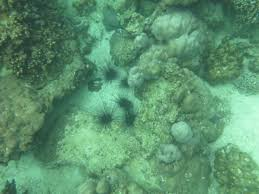
#> input picture images.jfif, 259 x 194 px
$ python UnderWaterImageEnhancement.py   (older library calls are emulated)
#> lines starting #> are read from the running program, lines starting #| are printed output that depends on the picture; long printed decimals are rounded
#> further down, image is the input picture: shape (194, 259, 3); mean R, G, B 92.8, 147.2, 111.2
from skimage.io import imread, imshow
from skimage.util import img_as_ubyte, img_as_float, img_as_uint
import skimage.filters
import matplotlib.pyplot as plt
import numpy as np


def whitePatchAlgorithm(image, percentile = 100):

    whitePatchImage = img_as_ubyte((image*1.0 /
                                      np.percentile(image, percentile, axis=(0, 1))).clip(0, 1))

    return whitePatchImage


def gray_world(image):

   #  print(image.mean(axis=(0, 1)))
    # print(image.mean())
    image_grayworld = ((image * (image.mean() /
                                 image.mean(axis=(0, 1)))).
                       clip(0, 255).astype('uint8'))
    # for images having a transparency channel

    if image.shape[2] == 4:
        image_grayworld[:, :, 3] = 255
    return image_grayworld


def redChannelCompnesation(image):

    floatImage = img_as_float(image)
    #print(floatImage.shape[0])
    channelMeans  = floatImage.mean(axis=(0, 1))
#> channelMeans = [0.364, 0.577, 0.436]
    print(channelMeans)
#| [0.3638 0.5773 0.4361]
    redChannelCompensatedImage = floatImage
    # print(1 - redChannelCompensatedImage[0])
   #  print(redChannelCompensatedImage[0].shape)


    for i in range(0, redChannelCompensatedImage.shape[0]):

        for j in range(0, redChannelCompensatedImage.shape[1]):

            redChannelCompensatedImage[i][j][0] = redChannelCompensatedImage[i][j][0] + \
                                                  1*(channelMeans[1] - channelMeans[0])*(1 - redChannelCompensatedImage[i][j][0])*redChannelCompensatedImage[i][j][1]
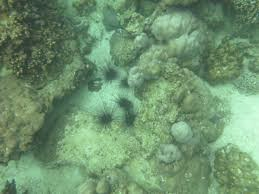
#> redChannelCompensatedImage: shape (194, 259, 3) float64; mean R, G, B 0.438, 0.577, 0.436


    print(redChannelCompensatedImage.mean(axis=(0, 1)))
#| [0.4384 0.5773 0.4361]
    return img_as_ubyte(redChannelCompensatedImage)
#> in gray_world, `image_grayworld = ((image * (image.mean() / image.mean(axis=(0, 1))))...`:
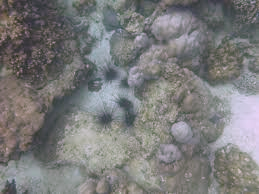
#> image_grayworld: shape (194, 259, 3); mean R, G, B 122.9, 122.9, 122.9


def gammaCorrection(image, gamma=1.0):
#> called with gamma = 2
    return (image/255)**(gamma)


image = imread("images.jfif")
redChannelCompnesatedImage = redChannelCompnesation(image)
grayWorldImage = gray_world(redChannelCompnesatedImage)
gammaCorrectedImage = gammaCorrection(grayWorldImage, 2)
filteredImage = 2*img_as_float(grayWorldImage) - skimage.filters.gaussian(grayWorldImage, 1, multichannel=False)
print(filteredImage)
#> (printed output is left out)
# [8 lines of commented-out code are left out]


fig0, ax0 = plt.subplots(3, 3, sharex='all', sharey='all')

ax0[0][0].imshow(image)
ax0[0][1].imshow(whitePatchAlgorithm(image, 95))
#> in whitePatchAlgorithm, `whitePatchImage = img_as_ubyte((image*1.0 / np.percentile(image, perce..`:
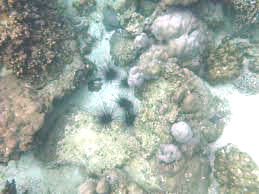
#> whitePatchImage: shape (194, 259, 3); mean R, G, B 162.3, 173.4, 164.9
ax0[0][2].imshow(redChannelCompnesatedImage)
ax0[1][0].imshow(grayWorldImage)
ax0[1][1].imshow(gammaCorrection(grayWorldImage, 0.5))
#> call 2 of gammaCorrection, with gamma = 0.5
#> in gammaCorrection (call 2), `return (image/255)**(gamma)`:
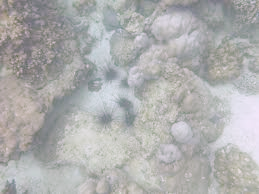
#> returned value: shape (194, 259, 3) float64; mean of channels 0, 1, 2 0.687, 0.688, 0.687; drawn as R, G, B
ax0[1][2].imshow(gammaCorrection(grayWorldImage, 1))
ax0[2][0].imshow(gammaCorrection(grayWorldImage, 1.5))
#> call 4 of gammaCorrection, with gamma = 1.5
#> in gammaCorrection (call 4), `return (image/255)**(gamma)`:
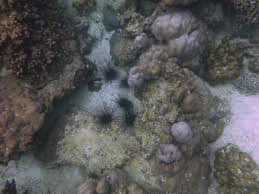
#> returned value: shape (194, 259, 3) float64; mean of channels 0, 1, 2 0.345, 0.344, 0.345; drawn as R, G, B
ax0[2][1].imshow(gammaCorrection(grayWorldImage, 2))
ax0[2][2].imshow(gammaCorrection(grayWorldImage, 2.5))
#> in gammaCorrection (call 6), `return (image/255)**(gamma)`:
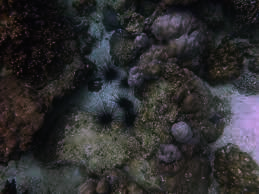
#> returned value: shape (194, 259, 3) float64; mean of channels 0, 1, 2 0.185, 0.183, 0.189; drawn as R, G, B

fig1, ax1 = plt.subplots(1, 2)

ax1[0].imshow(grayWorldImage)
ax1[1].imshow(filteredImage)

plt.show()
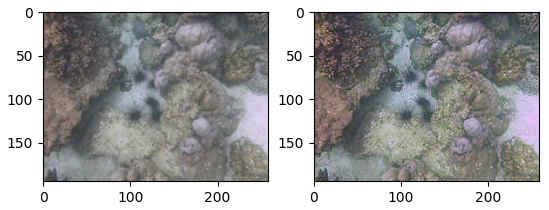
#> figure drawn by matplotlib, 2 panels

$ run again, with Image3.jfif copied over images.jfif
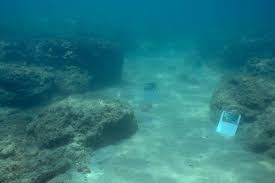
#> input picture Image3.jfif, 275 x 183 px
#> image is the input picture: shape (183, 275, 3); mean R, G, B 41.4, 121.8, 127.5
#> channelMeans = [0.162, 0.478, 0.5]
#| [0.1623 0.4776 0.5001]
#> after the loop in redChannelCompnesation, `for i in range(0, redChannelCompensatedImage.shape[0]):`:
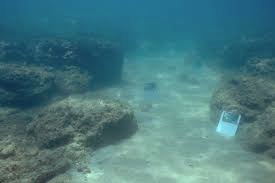
#> redChannelCompensatedImage: shape (183, 275, 3) float64; mean R, G, B 0.283, 0.478, 0.5
#| [0.2835 0.4776 0.5001]
#> (printed output is left out)
#> `plt.show()`:
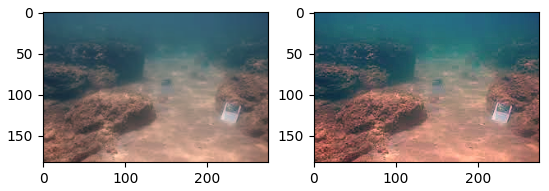
#> figure drawn by matplotlib, 2 panels

$ run again, with download (2).jfif copied over images.jfif
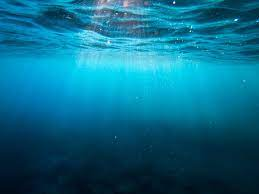
#> input picture download (2).jfif, 259 x 194 px
#> image is the input picture: shape (194, 259, 3); mean R, G, B 10.9, 105.8, 135.9
#> channelMeans = [0.0428, 0.415, 0.533]
#| [0.0428 0.415 0.5329 ]
#> after the loop in redChannelCompnesation, `for i in range(0, redChannelCompensatedImage.shape[0]):`:
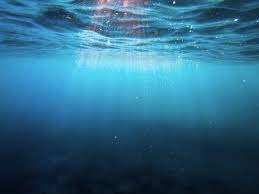
#> redChannelCompensatedImage: shape (194, 259, 3) float64; mean R, G, B 0.187, 0.415, 0.533
#| [0.1868 0.415 0.5329 ]
#> (printed output is left out)
#> `plt.show()`:
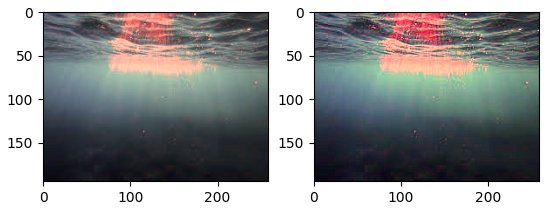
#> figure drawn by matplotlib, 2 panels

$ run again, with test.jpeg saved as images.jfif
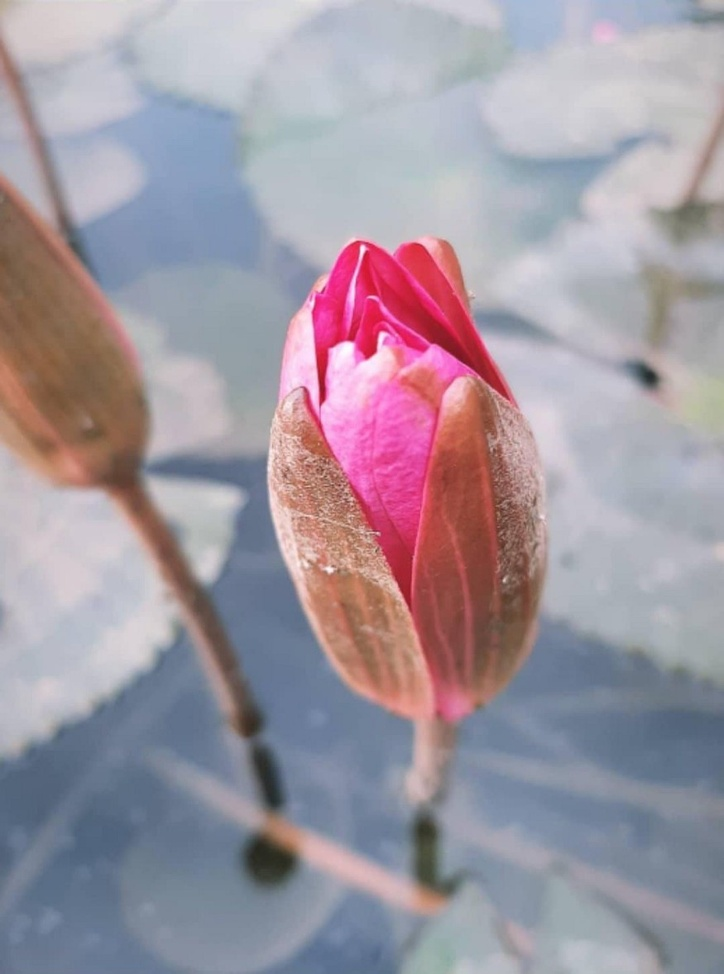
#> input picture test.jpeg, 724 x 974 px, shrunk from 875 x 1177 before the run
#> image is the input picture: shape (974, 724, 3); mean R, G, B 160.7, 150.3, 161.1
#> channelMeans = [0.63, 0.589, 0.632]
#| [0.63 0.5895 0.6319]
#| [0.6218 0.5895 0.6319]
#> (printed output is left out)
#> `plt.show()`:
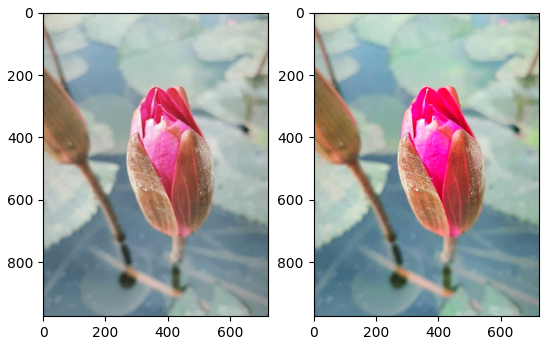
#> figure drawn by matplotlib, 2 panels
